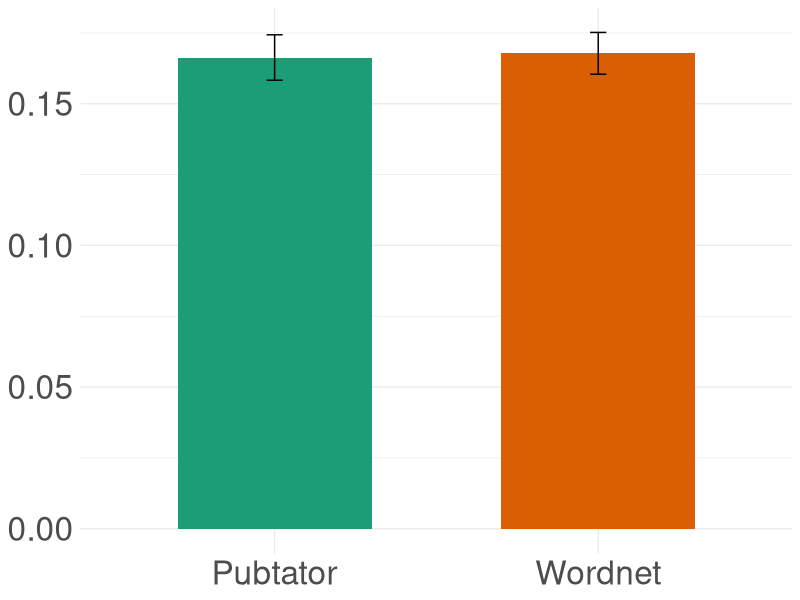

R code for this plot:
library(ggplot2)
library(dplyr)
library(plyr)
library(tidyr)
library(RColorBrewer)

# Input the output file from the compare_embeddings.py script
dat <- read.table("comn_concepts.tsv", sep="\t", header=T)

# First do binomial test for random chance =0.5

k <- sum(dat$mean_distance_pm > dat$mean_distance_wn)
n <- dim(dat)[1]
binom.test(k, n)

## Paired t test
t.test(dat$mean_distance_wn, dat$mean_distance_pm, paired=TRUE, alternative="less")

dat <- dat %>% pivot_longer(cols=c('mean_distance_pm', 'mean_distance_wn'),names_to = "embedding", 
    values_to ="distance")
dat <- dat[c("embedding", "distance")]
dat$embedding[dat$embedding == 'mean_distance_pm'] <- 'Pubtator'
dat$embedding[dat$embedding == 'mean_distance_wn'] <- 'Wordnet'

# to calculate sd etc
data_summary <- function(data, varname, groupnames){
  #require(plyr)
  summary_func <- function(x, col){
    c(mean = mean(x[[col]], na.rm=TRUE),
      sd = sd(x[[col]], na.rm=TRUE))
  }
  data_sum<-ddply(data, groupnames, .fun=summary_func,
                  varname)
  data_sum <- rename(data_sum, c("mean" = varname))
 return(data_sum)
}

df3 <- data_summary(dat, varname="distance", 
                    groupnames=c("embedding"))
# Convert dose to a factor variable
df3$dose=as.factor(df3$embedding)
head(df3)

p <- ggplot(df3, aes(x=embedding, y=distance, fill=embedding)) + 
   geom_bar(stat="identity", position=position_dodge(), width=0.6) +
  geom_errorbar(aes(ymin=distance-sd, ymax=distance+sd), width=.05, position=position_dodge(.9)) +
  theme_minimal() +
  scale_fill_brewer(palette = "Dark2") +
  theme(axis.text=element_text(size=24),
        axis.title=element_blank(),
        legend.position = "none")
ggsave('pt_vs_wn.pdf')
    
  
## DO stats
t.test(dat$distance[dat$embedding=="Pubtator"], dat$distance[dat$embedding=="Wordnet"])


dat$embedding[dat$embedding == 'mean_distance_pm'] <- 'Pubtator'
dat$embedding[dat$embedding == 'mean_distance_wn'] <- 'Wordnet'


